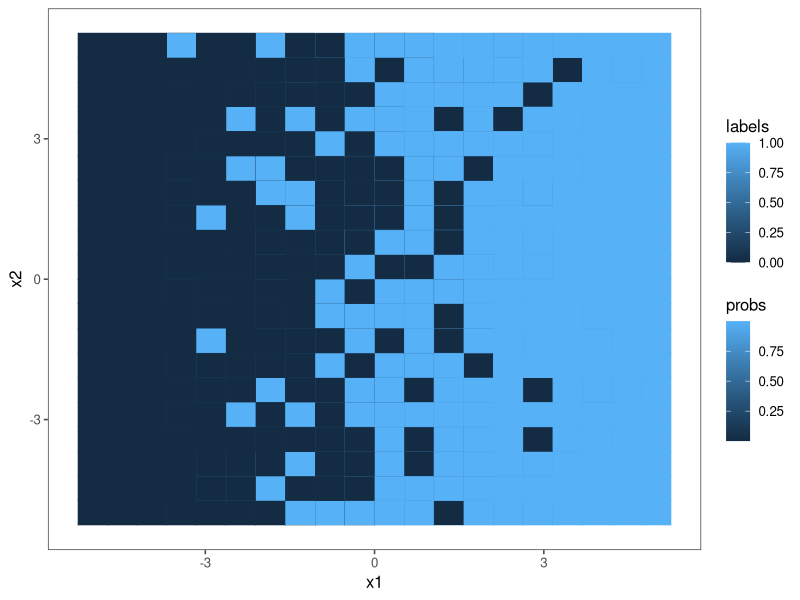
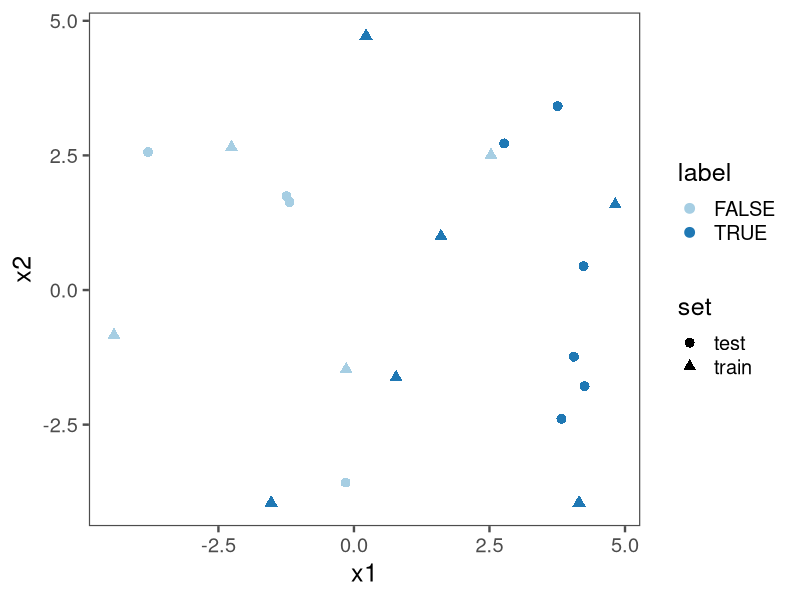
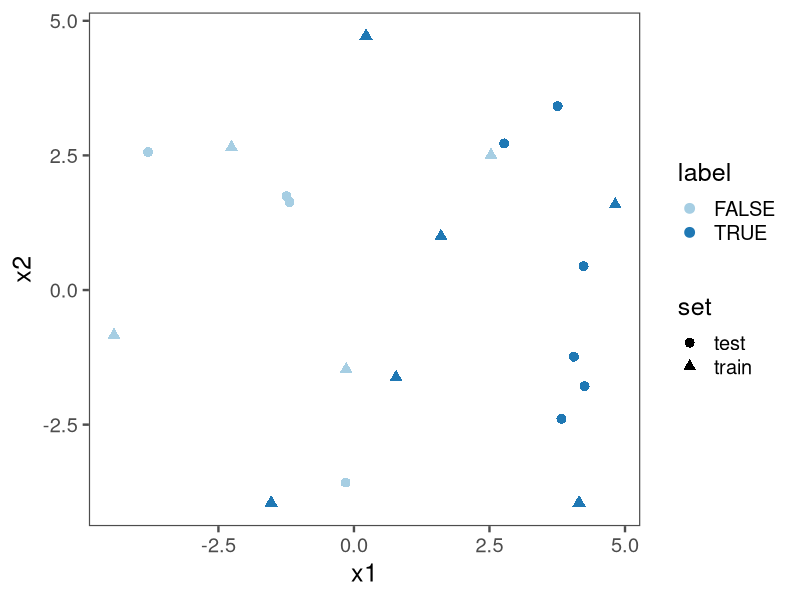

The R script that drew these images, in order:
library(ggplot2)
library(tidyr)
library(dplyr)
library(ggthemes)
library(RColorBrewer)
m = 0
b1 = 1
b2 = 0
sigma = 1
n.grid = 20
a = -5
b = 5

sigmoid = function(t) {
  return( 1 / (1 + exp(-t)) )
}

expand.grid(
  x1=seq(a,b,length.out=n.grid),
  x2=seq(a,b,length.out=n.grid)) %>%
  mutate(
    ydet = m + b1*x1 + b2*x2,
    y = mapply(function(m,s) {return(rnorm(1, mean=m, sd=s))}, ydet, sigma),
    probs = sigmoid(y),
    labels = sapply(probs, function(p) {return(rbinom(1,1,p))})) %>%
  ggplot(., aes(x1, x2, fill=labels, colour=probs)) +
  geom_tile() +
  theme_few()

n = 20
data = data.frame(
  x1 = runif(n, min=a, max=b),
  x2 = runif(n, min=a, max=b),
  set = c(rep('train', n/2), rep('test', n/2))) %>%
  mutate(
    ydet = m + b1*x1 + b2*x2,
    y = mapply(function(m,s) {return(rnorm(1, mean=m, sd=s))}, ydet, sigma),
    probs = sigmoid(y),
    label = (sapply(probs, function(p) {return(rbinom(1,1,p))})==1))
ggplot(data, aes(x1, x2, colour=label, shape=set)) +
  geom_point(size=3) +
  theme_few(base_size = 18) +
  scale_colour_brewer(palette = "Paired")
ggsave('logistic-data-plot.png', width=10, height=6)

data %>%
  select(x1, x2, label, set) %>%
  write.csv(., row.names = F, col.names = T, file = 'logistic-data.csv')